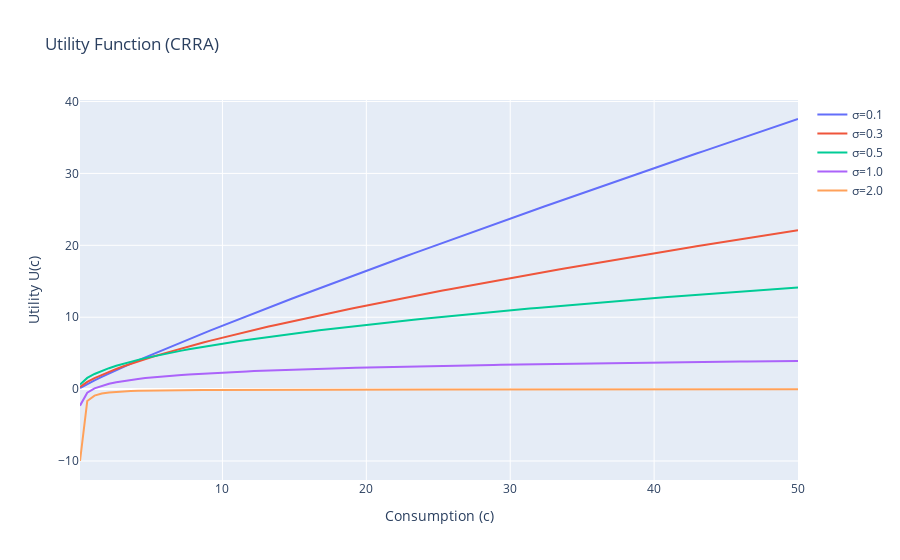

This figure's notebook cell:
### Markdown cell above
We plot the utility function for differents levels of risk aversion.

### Code cell
c = np.linspace(0.1,50,100)
sigmas = np.array([0.1,0.3,0.5,1,2])

fig = go.Figure()

for sigma in sigmas:
    utilities = utility(c,sigma)
    fig.add_trace(go.Scatter(
        x=c,
        y=utilities,
        mode='lines',
        name=f'σ={sigma}'
))

fig.update_layout(
    title="Utility Function (CRRA)",
    xaxis_title="Consumption (c)",
    yaxis_title="Utility U(c)")
fig.show()
